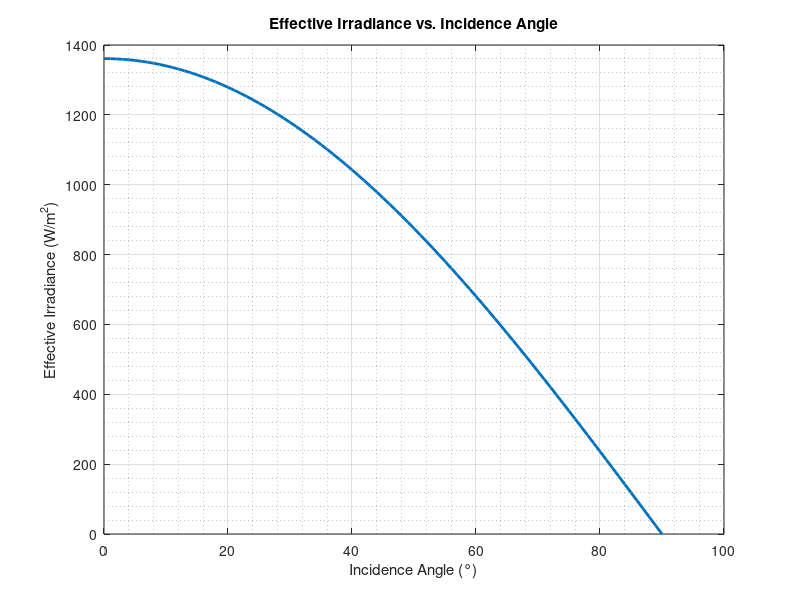
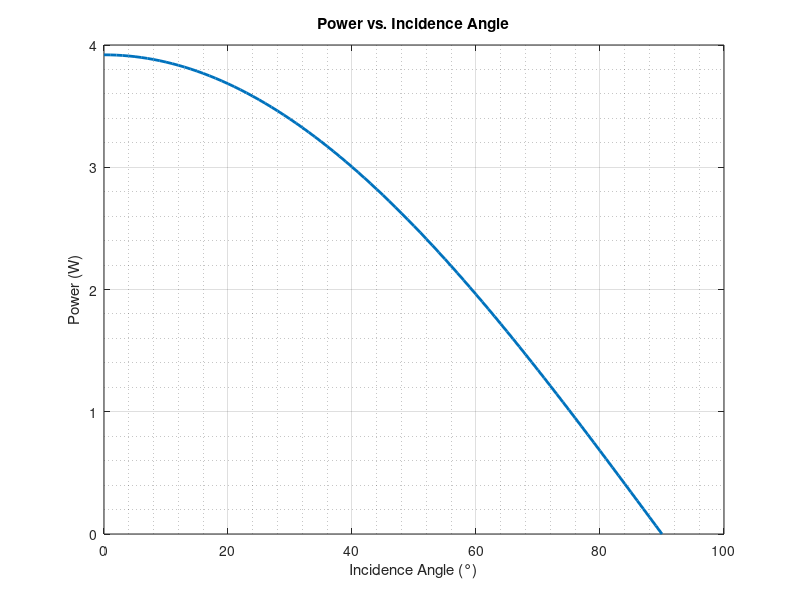

Here is the MATLAB script that generated these plots, in order: (Note: this script raises an error after producing the figures.)
%{ 
 Christopher Hernandez
 Development of a Solar Array Deployment Mechanism for a CubeSat
 Effective Irradiance and Power Calculator
 November 2024

 This program calculates effective irradiance based on the incident angle
 and the subsequent power generated by a solar panel.
%} 

clc, clear, close all

%% Variables
G = 1361; % w/m^2
Area = 0.0192; % m^2
Efficiency = 0.15;

% Booleans
closeFigures = 1;

%% One Face
% Calculations
iAngleVector1 = linspace(0,90,91);
GeffMatrix = zeros(2,91);
GeffVector = zeros(1,length(iAngleVector1));
for i=1:length(iAngleVector1)
    GeffMatrix(1,i) = G * cos(deg2rad(iAngleVector1(i))); % Face 1
    GeffMatrix(2,i) = iAngleVector1(i); % Incidence Angle 1
    GeffMatrix(3,i) = GeffMatrix(1,i) * Area * Efficiency; % Power Output
end

% Plots
% Effective irradiance plot
figure("Name","Effective Irradiance vs. Incidence Angle (One Face)")
plot(GeffMatrix(2,:),GeffMatrix(1,:),"LineWidth",2)
title("Effective Irradiance vs. Incidence Angle")
xlabel("Incidence Angle (°)")
ylabel("Effective Irradiance (W/m^2)")
grid on, grid minor

% Power Plot
figure("Name","Power vs. Incidence Angle (One Face)")
plot(GeffMatrix(2,:),GeffMatrix(3,:),"LineWidth",2)
title("Power vs. Incidence Angle")
xlabel("Incidence Angle (°)")
ylabel("Power (W)")
grid on, grid minor

fprintf("One Face\n")
fprintf("Maximum Irradiance (1 Face): %f (W/m^2) \n",max(GeffMatrix(1,:)) )
fprintf("Maximum Power (1 Face): %f (W) \n\n",max(GeffMatrix(3,:)) )

%% Two Faces
% Calculations
iAngleVector1 = linspace(0,90,91);
iAngleVector2 = linspace(90,0,91);
GeffMatrix = zeros(6,91);
for i=1:length(iAngleVector1)
    GeffMatrix(1,i) = G * cos(deg2rad(iAngleVector1(i))); % Face 1 
    GeffMatrix(2,i) = G * cos(deg2rad(iAngleVector2(i))); % Face 2 
    GeffMatrix(3,i) = GeffMatrix(1,i) + GeffMatrix(2,i); % Combined Irradiance
    GeffMatrix(4,i) = iAngleVector1(i); % Incidence Angle 1
    GeffMatrix(5,i) = iAngleVector2(i); % Incidence Angle 2
    GeffMatrix(6,i) = GeffMatrix(3,i) * Area * Efficiency; % Power Output
end

% Plots
% Effective irradiance plot
figure("Name","Effective Irradiance vs. Incidence Angle (Two Faces)")
t = tiledlayout(1,1);
ax1 = axes(t);
plot(ax1,GeffMatrix(4,:),GeffMatrix(3,:),"LineWidth",2)
title("Effective Irradiance vs. Incidence Angle","Units","Normalized","Position",[0.5, 1.05, 0])
xlabel("Incidence Angle (°)")
ylabel("Effective Irradiance (W/m^2)")

ax2 = axes(t);
plot(ax2,GeffMatrix(5,:),GeffMatrix(3,:),"LineWidth",2)
set(gca, "xdir","reverse")
ax2.XAxisLocation = "top";
ax2.YAxisLocation = "right";
ax2.Color = "none";
ax1.Box = "off";
ax2.Box = "off";
grid on, grid minor


% Power Plot
figure("Name","Power vs. Incidence Angle (Two Faces)")
t = tiledlayout(1,1);
ax1 = axes(t);
plot(ax1,GeffMatrix(4,:),GeffMatrix(6,:),"LineWidth",2)
title("Power vs. Incidence Angle","Units","Normalized","Position",[0.5, 1.05, 0])
xlabel("Incidence Angle (°)")
ylabel("Power (W)")

ax2 = axes(t);
plot(ax2,GeffMatrix(4,:),GeffMatrix(6,:),"LineWidth",2)
set(gca, "xdir","reverse")
ax2.XAxisLocation = "top";
ax2.YAxisLocation = "right";
ax2.Color = "none";
ax1.Box = "off";
ax2.Box = "off";
grid on, grid minor

fprintf("Two Faces\n")
fprintf("Maximum Irradiance (2 Faces): %f (W/m^2) \n",max(GeffMatrix(3,:)) )
fprintf("Maximum Power (2 Faces): %f (W) \n\n",max(GeffMatrix(6,:)) )

%% Three Faces
% Calculations
iAngleVector1 = linspace(0,45,91);
iAngleVector2 = linspace(90,45,91);
iAngleVector3 = linspace(90,45,91);
GeffMatrix = zeros(8,91);
matrixPosition = 0;
for i=1:length(iAngleVector1)
    GeffMatrix(1,i) = G * cos(deg2rad(iAngleVector1(i))); % Face 1
    GeffMatrix(2,i) = G * cos(deg2rad(iAngleVector2(i))); % Face 2
    GeffMatrix(3,i) = G * cos(deg2rad(iAngleVector3(i))); % Face 3
    GeffMatrix(4,i) = GeffMatrix(1,i) + GeffMatrix(2,i) + GeffMatrix(3,i); % Combined Irradiance
    GeffMatrix(5,i) = iAngleVector1(i); % Incidence Angle 1
    GeffMatrix(6,i) = iAngleVector2(i); % Incidence Angle 2
    GeffMatrix(7,i) = iAngleVector3(i); % Incidence Angle 3
    GeffMatrix(8,i) = GeffMatrix(4,i) * Area * Efficiency; % Power Output
end

% Plots
% Effective Irradiance Plot
figure("Name","Effective Irradiance vs. Incidence Angle (Three Faces)")
plot(GeffMatrix(7,:),GeffMatrix(4,:),"LineWidth",2)
title("Effective Irradiance vs. Incidence Angle")
xlabel("Incidence Angle (°)")
ylabel("Effective Irradiance (W/m^2)")
grid on, grid minor

% Power Plot
figure("Name","Power vs. Incidence Angle (Three Faces)")
plot(GeffMatrix(7,:),GeffMatrix(8,:),"LineWidth",2)
title("Power vs. Incidence Angle")
xlabel("Incidence Angle (°)")
ylabel("Power (W)")
grid on, grid minor

fprintf("Three Faces\n")
fprintf("Maximum Irradiance (3 Faces): %f (W/m^2)\n",max(GeffMatrix(4,:)) )
fprintf("Maximum Power (3 Faces): %f (W)\n\n",max(GeffMatrix(8,:)) )

if closeFigures == 1
    close all
end
